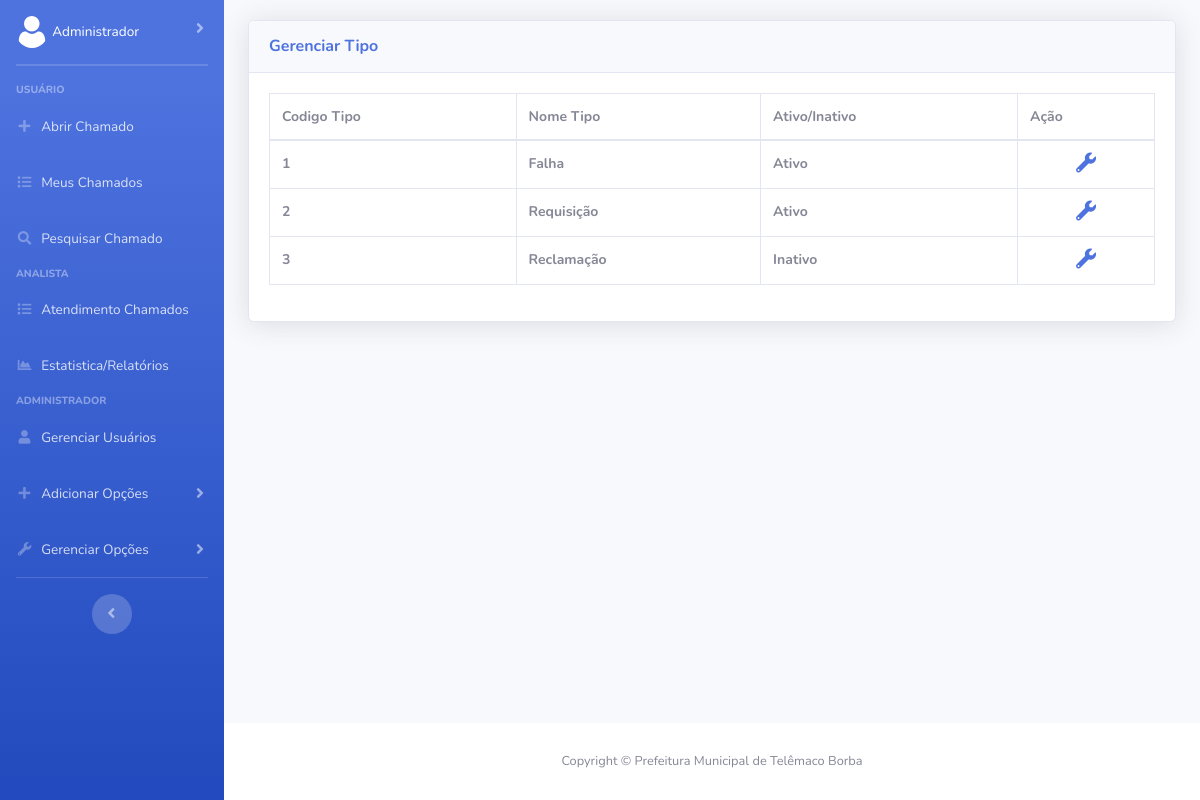
Before: /Frontend/gerenciarTipo.php (signed in) with the older database file.
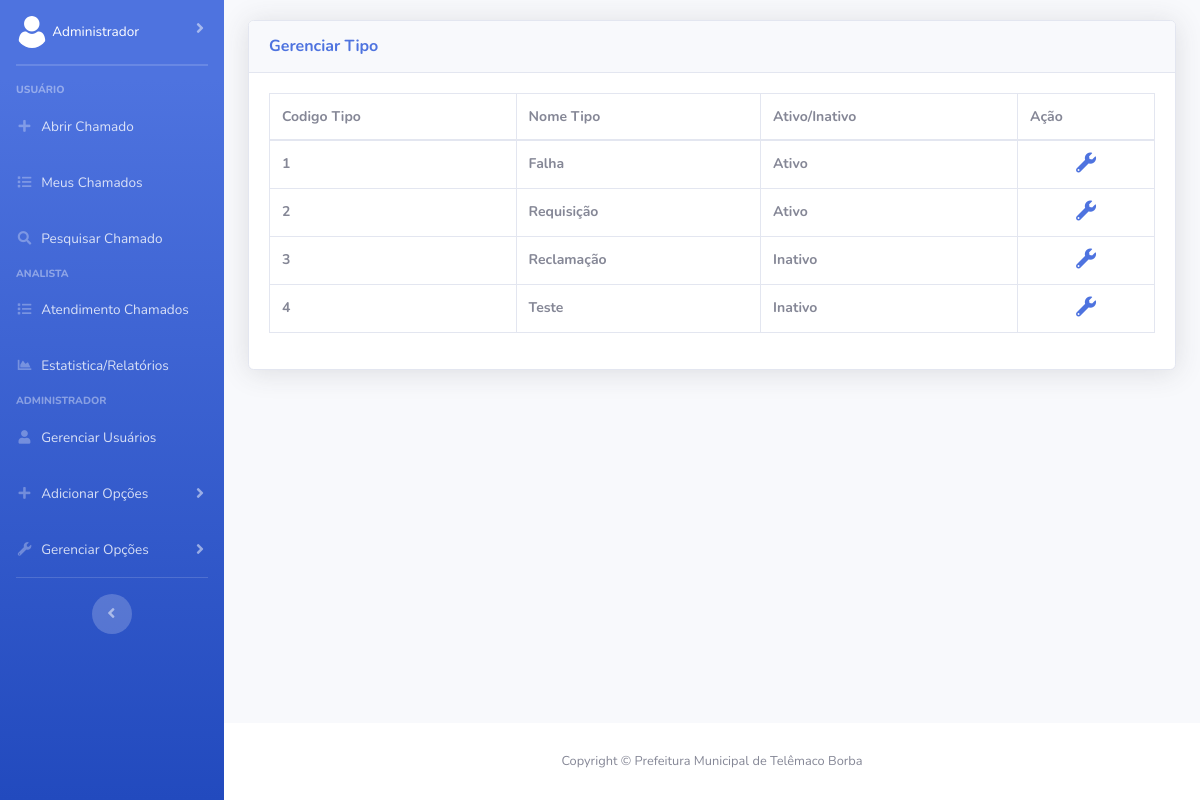
After: the same page with the newer database file.
### tables this page shows
CREATE TABLE IF NOT EXISTS `tipo` (
  `cod_tipo` int NOT NULL AUTO_INCREMENT,
  `nome_tipo` varchar(45) NOT NULL,
  `ativo` int NOT NULL,
  PRIMARY KEY (`cod_tipo`)
);

### Frontend/gerenciarTipo.php (the view, shortened to what the changed rows need)
<?php
    if(isset($_SESSION['usuario']) && is_array($_SESSION['usuario'])) {
        if($_SESSION['usuario'][1] == 2) {
            $nome_usuario = $_SESSION['usuario'][2];
        } else {
            header("location: ../index.php");
        }
    } else {
        header("location: ../index.php");
    }
?>
<!DOCTYPE html>
<html lang="pt-br">
<head>
    <link href="vendor/fontawesome-free/css/all.min.css" rel="stylesheet" type="text/css">
    <link href="css/sb-admin-2.min.css" rel="stylesheet">
    <link href="vendor/datatables/dataTables.bootstrap4.min.css" rel="stylesheet">
</head>
<body id="page-top">
    <div id="wrapper">
        <?php include 'navbar.php'; ?>
        <div id="content-wrapper" class="d-flex flex-column">
            <div id="content">
                <div class="container-fluid" style="margin-top: 2%;">
                    <div class="card shadow mb-4">
                        <div class="card-body">
                            <div class="table-responsive">
                                <table class="table table-bordered" id="dataTableTipo" width="100%" cellspacing="0" style="font-size: 14px;">
                                    <thead>
                                        <tr>
                                            <th>Codigo Tipo</th>
                                            <th>Nome Tipo</th>
                                            <th>Ativo/Inativo</th>
                                            <th>Ação</th>
                                        </tr>
                                    </thead>
                    <?php
                        include '../Backend/conexao.php';
                        $query = $conn->query("SELECT * FROM tipo");
                    echo "<tbody>";
                        foreach($query->fetchAll(PDO::FETCH_ASSOC) as $dados) {
                            echo "<tr>";
                                echo "<th>".$dados['cod_tipo']."</th>";
                                echo "<th>".$dados['nome_tipo']."</th>";
                                if($dados['ativo'] == 1) {echo "<th>Ativo</th>";} else {echo "<th>Inativo</th>";}
                                echo "<th style='text-align: center'><a href=verTipo.php?tipo_up=".$dados['cod_tipo']."<i class='fas fa-fw fa-wrench' style='font-size: 20px;' title='Editar'></i></a>";
                            echo "</tr>";
                        }
                    ?>
                    </tbody>
                                </table>
                            </div>
                        </div>
                    </div>
                </div>
            </div>
        </div>
    </div>
</body>
</html>

### Frontend/navbar.php (shortened to what the changed rows need)
<ul class="navbar-nav bg-gradient-primary sidebar sidebar-dark accordion" id="accordionSidebar">
<li class="nav-item">
    <a class="nav-link collapsed" href="#" data-toggle="collapse" data-target="#collapsePagesUser"
        aria-expanded="true" aria-controls="collapsePages">
        <img class="img-profile rounded-circle" src="img/do-utilizador.png">
        <span class="mr-2 d-none d-lg-inline text-light-600 small"><?php echo $nome_usuario; ?></span>
    </a>
</li>
</ul>

Changed rows visible on the page:
added tipo: cod_tipo "4", nome_tipo "Teste", ativo "Inativo"
